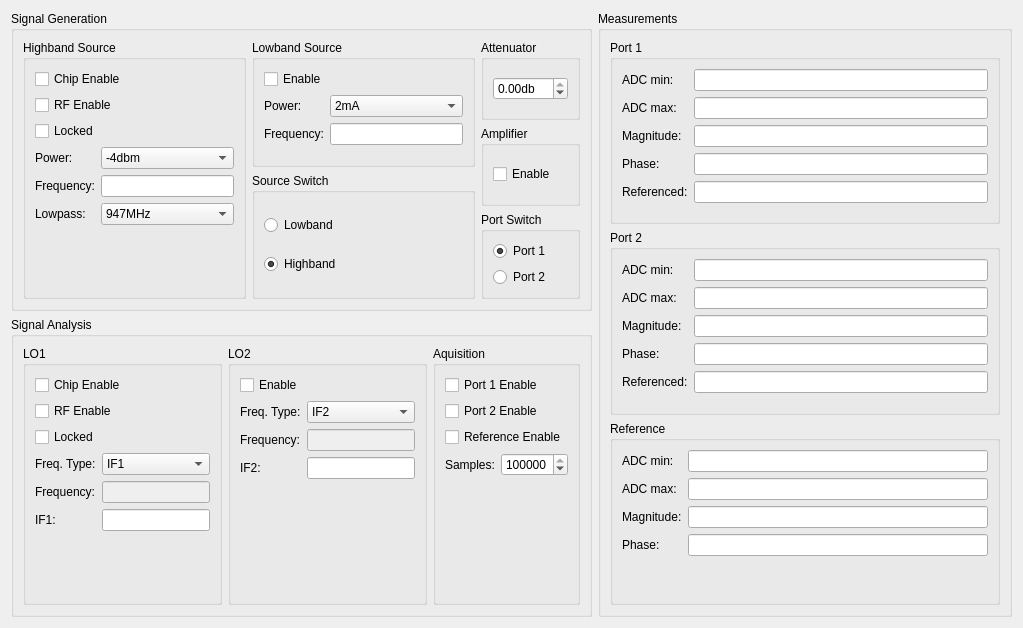
<?xml version="1.0" encoding="UTF-8"?>
<ui version="4.0">
 <class>ManualControlDialog</class>
 <widget class="QDialog" name="ManualControlDialog">
  <property name="windowModality">
   <enum>Qt::ApplicationModal</enum>
  </property>
  <property name="geometry">
   <rect>
    <x>0</x>
    <y>0</y>
    <width>1023</width>
    <height>628</height>
   </rect>
  </property>
  <property name="windowTitle">
   <string>Manual System Control</string>
  </property>
  <layout class="QHBoxLayout" name="horizontalLayout_4">
   <item>
    <layout class="QVBoxLayout" name="verticalLayout_15">
     <item>
      <widget class="QGroupBox" name="groupBox_10">
       <property name="title">
        <string>Signal Generation</string>
       </property>
       <layout class="QVBoxLayout" name="verticalLayout_14">
        <item>
         <layout class="QHBoxLayout" name="horizontalLayout_3">
          <item>
           <layout class="QHBoxLayout" name="horizontalLayout_2">
            <item>
             <widget class="QGroupBox" name="groupBox">
              <property name="title">
               <string>Highband Source</string>
              </property>
              <layout class="QVBoxLayout" name="verticalLayout_10">
               <item>
                <widget class="QCheckBox" name="SourceCE">
                 <property name="text">
                  <string>Chip Enable</string>
                 </property>
                </widget>
               </item>
               <item>
                <widget class="QCheckBox" name="SourceRFEN">
                 <property name="text">
                  <string>RF Enable</string>
                 </property>
                </widget>
               </item>
               <item>
                <widget class="QCheckBox" name="SourceLocked">
                 <property name="enabled">
                  <bool>true</bool>
                 </property>
                 <property name="text">
                  <string>Locked</string>
                 </property>
                </widget>
               </item>
               <item>
                <layout class="QFormLayout" name="formLayout">
                 <item row="0" column="0">
                  <widget class="QLabel" name="label">
                   <property name="text">
                    <string>Power:</string>
                   </property>
                  </widget>
                 </item>
                 <item row="0" column="1">
                  <widget class="QComboBox" name="SourceHighPower">
                   <item>
                    <property name="text">
                     <string>-4dbm</string>
                    </property>
                   </item>
                   <item>
                    <property name="text">
                     <string>-1dbm</string>
                    </property>
                   </item>
                   <item>
                    <property name="text">
                     <string>+2dbm</string>
                    </property>
                   </item>
                   <item>
                    <property name="text">
                     <string>+5dbm</string>
                    </property>
                   </item>
                  </widget>
                 </item>
                 <item row="1" column="0">
                  <widget class="QLabel" name="label_2">
                   <property name="text">
                    <string>Frequency:</string>
                   </property>
                  </widget>
                 </item>
                 <item row="1" column="1">
                  <widget class="SIUnitEdit" name="SourceHighFrequency"/>
                 </item>
                 <item row="2" column="0">
                  <widget class="QLabel" name="label_3">
                   <property name="text">
                    <string>Lowpass:</string>
                   </property>
                  </widget>
                 </item>
                 <item row="2" column="1">
                  <widget class="QComboBox" name="SourceLowpass">
                   <item>
                    <property name="text">
                     <string>947MHz</string>
                    </property>
                   </item>
                   <item>
                    <property name="text">
                     <string>1880MHz</string>
                    </property>
                   </item>
                   <item>
                    <property name="text">
                     <string>3500MHz</string>
                    </property>
                   </item>
                   <item>
                    <property name="text">
                     <string>None</string>
                    </property>
                   </item>
                  </widget>
                 </item>
                </layout>
               </item>
              </layout>
             </widget>
            </item>
            <item>
             <layout class="QVBoxLayout" name="verticalLayout_7">
              <item>
               <widget class="QGroupBox" name="groupBox_2">
                <property name="title">
                 <string>Lowband Source</string>
                </property>
                <layout class="QVBoxLayout" name="verticalLayout_2">
                 <item>
                  <layout class="QVBoxLayout" name="verticalLayout">
                   <item>
                    <widget class="QCheckBox" name="SourceLowEnable">
                     <property name="text">
                      <string>Enable</string>
                     </property>
                    </widget>
                   </item>
                   <item>
                    <layout class="QFormLayout" name="formLayout_2">
                     <item row="0" column="0">
                      <widget class="QLabel" name="label_4">
                       <property name="text">
                        <string>Power:</string>
                       </property>
                      </widget>
                     </item>
                     <item row="0" column="1">
                      <widget class="QComboBox" name="SourceLowPower">
                       <item>
                        <property name="text">
                         <string>2mA</string>
                        </property>
                       </item>
                       <item>
                        <property name="text">
                         <string>4mA</string>
                        </property>
                       </item>
                       <item>
                        <property name="text">
                         <string>6mA</string>
                        </property>
                       </item>
                       <item>
                        <property name="text">
                         <string>8mA</string>
                        </property>
                       </item>
                      </widget>
                     </item>
                     <item row="1" column="0">
                      <widget class="QLabel" name="label_5">
                       <property name="text">
                        <string>Frequency:</string>
                       </property>
                      </widget>
                     </item>
                     <item row="1" column="1">
                      <widget class="SIUnitEdit" name="SourceLowFrequency"/>
                     </item>
                    </layout>
                   </item>
                  </layout>
                 </item>
                </layout>
               </widget>
              </item>
              <item>
               <widget class="QGroupBox" name="groupBox_3">
                <property name="title">
                 <string>Source Switch</string>
                </property>
                <layout class="QVBoxLayout" name="verticalLayout_3">
                 <item>
                  <widget class="QRadioButton" name="SwitchLowband">
                   <property name="text">
                    <string>Lowband</string>
                   </property>
                   <attribute name="buttonGroup">
                    <string notr="true">SourceSwitchGroup</string>
                   </attribute>
                  </widget>
                 </item>
                 <item>
                  <widget class="QRadioButton" name="SwitchHighband">
                   <property name="text">
                    <string>Highband</string>
                   </property>
                   <property name="checked">
                    <bool>true</bool>
                   </property>
                   <attribute name="buttonGroup">
                    <string notr="true">SourceSwitchGroup</string>
                   </attribute>
                  </widget>
                 </item>
                </layout>
               </widget>
              </item>
             </layout>
            </item>
           </layout>
          </item>
          <item>
           <layout class="QVBoxLayout" name="verticalLayout_12">
            <item>
             <widget class="QGroupBox" name="groupBox_4">
              <property name="title">
               <string>Attenuator</string>
              </property>
              <layout class="QVBoxLayout" name="verticalLayout_4">
               <item>
                <widget class="QDoubleSpinBox" name="Attenuator">
                 <property name="suffix">
                  <string>db</string>
                 </property>
                 <property name="minimum">
                  <double>-31.750000000000000</double>
                 </property>
                 <property name="maximum">
                  <double>0.000000000000000</double>
                 </property>
                 <property name="singleStep">
                  <double>0.250000000000000</double>
                 </property>
                </widget>
               </item>
              </layout>
             </widget>
            </item>
            <item>
             <widget class="QGroupBox" name="groupBox_5">
              <property name="title">
               <string>Amplifier</string>
              </property>
              <layout class="QVBoxLayout" name="verticalLayout_11">
               <item>
                <widget class="QCheckBox" name="AmplifierEnable">
                 <property name="text">
                  <string>Enable</string>
                 </property>
                 <property name="checked">
                  <bool>false</bool>
                 </property>
                </widget>
               </item>
              </layout>
             </widget>
            </item>
            <item>
             <widget class="QGroupBox" name="groupBox_6">
              <property name="title">
               <string>Port Switch</string>
              </property>
              <layout class="QVBoxLayout" name="verticalLayout_5">
               <item>
                <widget class="QRadioButton" name="Port1Switch">
                 <property name="text">
                  <string>Port 1</string>
                 </property>
                 <property name="checked">
                  <bool>true</bool>
                 </property>
                 <attribute name="buttonGroup">
                  <string notr="true">PortSwitchGroup</string>
                 </attribute>
                </widget>
               </item>
               <item>
                <widget class="QRadioButton" name="Port2Switch">
                 <property name="text">
                  <string>Port 2</string>
                 </property>
                 <attribute name="buttonGroup">
                  <string notr="true">PortSwitchGroup</string>
                 </attribute>
                </widget>
               </item>
              </layout>
             </widget>
            </item>
           </layout>
          </item>
         </layout>
        </item>
       </layout>
      </widget>
     </item>
     <item>
      <widget class="QGroupBox" name="groupBox_11">
       <property name="title">
        <string>Signal Analysis</string>
       </property>
       <layout class="QVBoxLayout" name="verticalLayout_13">
        <item>
         <layout class="QHBoxLayout" name="horizontalLayout">
          <item>
           <widget class="QGroupBox" name="groupBox_7">
            <property name="title">
             <string>LO1</string>
            </property>
            <layout class="QVBoxLayout" name="verticalLayout_6">
             <item>
              <widget class="QCheckBox" name="LO1CE">
               <property name="text">
                <string>Chip Enable</string>
               </property>
              </widget>
             </item>
             <item>
              <widget class="QCheckBox" name="LO1RFEN">
               <property name="text">
                <string>RF Enable</string>
               </property>
              </widget>
             </item>
             <item>
              <widget class="QCheckBox" name="LO1locked">
               <property name="enabled">
                <bool>true</bool>
               </property>
               <property name="text">
                <string>Locked</string>
               </property>
              </widget>
             </item>
             <item>
              <layout class="QFormLayout" name="formLayout_3">
               <item row="0" column="0">
                <widget class="QLabel" name="label_8">
                 <property name="text">
                  <string>Freq. Type:</string>
                 </property>
                </widget>
               </item>
               <item row="0" column="1">
                <widget class="QComboBox" name="LO1FreqType">
                 <item>
                  <property name="text">
                   <string>IF1</string>
                  </property>
                 </item>
                 <item>
                  <property name="text">
                   <string>Absolute</string>
                  </property>
                 </item>
                </widget>
               </item>
               <item row="1" column="0">
                <widget class="QLabel" name="label_7">
                 <property name="text">
                  <string>Frequency:</string>
                 </property>
                </widget>
               </item>
               <item row="1" column="1">
                <widget class="SIUnitEdit" name="LO1Frequency">
                 <property name="enabled">
                  <bool>false</bool>
                 </property>
                </widget>
               </item>
               <item row="2" column="0">
                <widget class="QLabel" name="label_6">
                 <property name="text">
                  <string>IF1:</string>
                 </property>
                </widget>
               </item>
               <item row="2" column="1">
                <widget class="SIUnitEdit" name="IF1"/>
               </item>
              </layout>
             </item>
            </layout>
           </widget>
          </item>
          <item>
           <widget class="QGroupBox" name="groupBox_8">
            <property name="title">
             <string>LO2</string>
            </property>
            <layout class="QVBoxLayout" name="verticalLayout_9">
             <item>
              <widget class="QCheckBox" name="LO2EN">
               <property name="text">
                <string>Enable</string>
               </property>
              </widget>
             </item>
             <item>
              <layout class="QFormLayout" name="formLayout_4">
               <item row="0" column="0">
                <widget class="QLabel" name="label_9">
                 <property name="text">
                  <string>Freq. Type:</string>
                 </property>
                </widget>
               </item>
               <item row="0" column="1">
                <widget class="QComboBox" name="LO2FreqType">
                 <item>
                  <property name="text">
                   <string>IF2</string>
                  </property>
                 </item>
                 <item>
                  <property name="text">
                   <string>Absolute</string>
                  </property>
                 </item>
                </widget>
               </item>
               <item row="1" column="0">
                <widget class="QLabel" name="label_10">
                 <property name="text">
                  <string>Frequency:</string>
                 </property>
                </widget>
               </item>
               <item row="1" column="1">
                <widget class="SIUnitEdit" name="LO2Frequency">
                 <property name="enabled">
                  <bool>false</bool>
                 </property>
                </widget>
               </item>
               <item row="2" column="0">
                <widget class="QLabel" name="label_11">
                 <property name="text">
                  <string>IF2:</string>
                 </property>
                </widget>
               </item>
               <item row="2" column="1">
                <widget class="SIUnitEdit" name="IF2"/>
               </item>
              </layout>
             </item>
            </layout>
           </widget>
          </item>
          <item>
           <widget class="QGroupBox" name="groupBox_9">
            <property name="title">
             <string>Aquisition</string>
            </property>
            <layout class="QVBoxLayout" name="verticalLayout_8">
             <item>
              <widget class="QCheckBox" name="Port1Enable">
               <property name="text">
                <string>Port 1 Enable</string>
               </property>
              </widget>
             </item>
             <item>
              <widget class="QCheckBox" name="Port2Enable">
               <property name="text">
                <string>Port 2 Enable</string>
               </property>
              </widget>
             </item>
             <item>
              <widget class="QCheckBox" name="RefEnable">
               <property name="text">
                <string>Reference Enable</string>
               </property>
              </widget>
             </item>
             <item>
              <layout class="QFormLayout" name="formLayout_5">
               <item row="0" column="0">
                <widget class="QLabel" name="label_12">
                 <property name="text">
                  <string>Samples:</string>
                 </property>
                </widget>
               </item>
               <item row="0" column="1">
                <widget class="QSpinBox" name="Samples">
                 <property name="minimum">
                  <number>128</number>
                 </property>
                 <property name="maximum">
                  <number>130944</number>
                 </property>
                 <property name="singleStep">
                  <number>128</number>
                 </property>
                 <property name="value">
                  <number>130944</number>
                 </property>
                </widget>
               </item>
              </layout>
             </item>
            </layout>
           </widget>
          </item>
         </layout>
        </item>
       </layout>
      </widget>
     </item>
    </layout>
   </item>
   <item>
    <widget class="QGroupBox" name="groupBox_12">
     <property name="title">
      <string>Measurements</string>
     </property>
     <layout class="QVBoxLayout" name="verticalLayout_16">
      <item>
       <widget class="QGroupBox" name="groupBox_16">
        <property name="title">
         <string>Port 1</string>
        </property>
        <layout class="QVBoxLayout" name="verticalLayout_19">
         <item>
          <layout class="QFormLayout" name="formLayout_9">
           <item row="0" column="0">
            <widget class="QLabel" name="label_25">
             <property name="text">
              <string>ADC min:</string>
             </property>
            </widget>
           </item>
           <item row="0" column="1">
            <widget class="QLineEdit" name="port1min"/>
           </item>
           <item row="1" column="0">
            <widget class="QLabel" name="label_26">
             <property name="text">
              <string>ADC max:</string>
             </property>
            </widget>
           </item>
           <item row="1" column="1">
            <widget class="QLineEdit" name="port1max"/>
           </item>
           <item row="2" column="0">
            <widget class="QLabel" name="label_27">
             <property name="text">
              <string>Magnitude:</string>
             </property>
            </widget>
           </item>
           <item row="2" column="1">
            <widget class="QLineEdit" name="port1mag"/>
           </item>
           <item row="3" column="0">
            <widget class="QLabel" name="label_28">
             <property name="text">
              <string>Phase:</string>
             </property>
            </widget>
           </item>
           <item row="3" column="1">
            <widget class="QLineEdit" name="port1phase"/>
           </item>
           <item row="4" column="0">
            <widget class="QLabel" name="label_13">
             <property name="text">
              <string>Referenced:</string>
             </property>
            </widget>
           </item>
           <item row="4" column="1">
            <widget class="QLineEdit" name="port1referenced"/>
           </item>
          </layout>
         </item>
        </layout>
       </widget>
      </item>
      <item>
       <widget class="QGroupBox" name="groupBox_14">
        <property name="title">
         <string>Port 2</string>
        </property>
        <layout class="QVBoxLayout" name="verticalLayout_17">
         <item>
          <layout class="QFormLayout" name="formLayout_7">
           <item row="0" column="0">
            <widget class="QLabel" name="label_17">
             <property name="text">
              <string>ADC min:</string>
             </property>
            </widget>
           </item>
           <item row="0" column="1">
            <widget class="QLineEdit" name="port2min"/>
           </item>
           <item row="1" column="0">
            <widget class="QLabel" name="label_18">
             <property name="text">
              <string>ADC max:</string>
             </property>
            </widget>
           </item>
           <item row="1" column="1">
            <widget class="QLineEdit" name="port2max"/>
           </item>
           <item row="2" column="0">
            <widget class="QLabel" name="label_19">
             <property name="text">
              <string>Magnitude:</string>
             </property>
            </widget>
           </item>
           <item row="2" column="1">
            <widget class="QLineEdit" name="port2mag"/>
           </item>
           <item row="3" column="0">
            <widget class="QLabel" name="label_20">
             <property name="text">
              <string>Phase:</string>
             </property>
            </widget>
           </item>
           <item row="3" column="1">
            <widget class="QLineEdit" name="port2phase"/>
           </item>
           <item row="4" column="0">
            <widget class="QLabel" name="label_14">
             <property name="text">
              <string>Referenced:</string>
             </property>
            </widget>
           </item>
           <item row="4" column="1">
            <widget class="QLineEdit" name="port2referenced"/>
           </item>
          </layout>
         </item>
        </layout>
       </widget>
      </item>
      <item>
       <widget class="QGroupBox" name="groupBox_15">
        <property name="title">
         <string>Reference</string>
        </property>
        <layout class="QVBoxLayout" name="verticalLayout_18">
         <item>
          <layout class="QFormLayout" name="formLayout_8">
           <item row="0" column="0">
            <widget class="QLabel" name="label_21">
             <property name="text">
              <string>ADC min:</string>
             </property>
            </widget>
           </item>
           <item row="0" column="1">
            <widget class="QLineEdit" name="refmin"/>
           </item>
           <item row="1" column="0">
            <widget class="QLabel" name="label_22">
             <property name="text">
              <string>ADC max:</string>
             </property>
            </widget>
           </item>
           <item row="1" column="1">
            <widget class="QLineEdit" name="refmax"/>
           </item>
           <item row="2" column="0">
            <widget class="QLabel" name="label_23">
             <property name="text">
              <string>Magnitude:</string>
             </property>
            </widget>
           </item>
           <item row="2" column="1">
            <widget class="QLineEdit" name="refmag"/>
           </item>
           <item row="3" column="0">
            <widget class="QLabel" name="label_24">
             <property name="text">
              <string>Phase:</string>
             </property>
            </widget>
           </item>
           <item row="3" column="1">
            <widget class="QLineEdit" name="refphase"/>
           </item>
          </layout>
         </item>
        </layout>
       </widget>
      </item>
     </layout>
    </widget>
   </item>
  </layout>
 </widget>
 <customwidgets>
  <customwidget>
   <class>SIUnitEdit</class>
   <extends>QLineEdit</extends>
   <header>CustomWidgets/siunitedit.h</header>
  </customwidget>
 </customwidgets>
 <resources/>
 <connections/>
 <buttongroups>
  <buttongroup name="PortSwitchGroup"/>
  <buttongroup name="SourceSwitchGroup"/>
 </buttongroups>
</ui>
